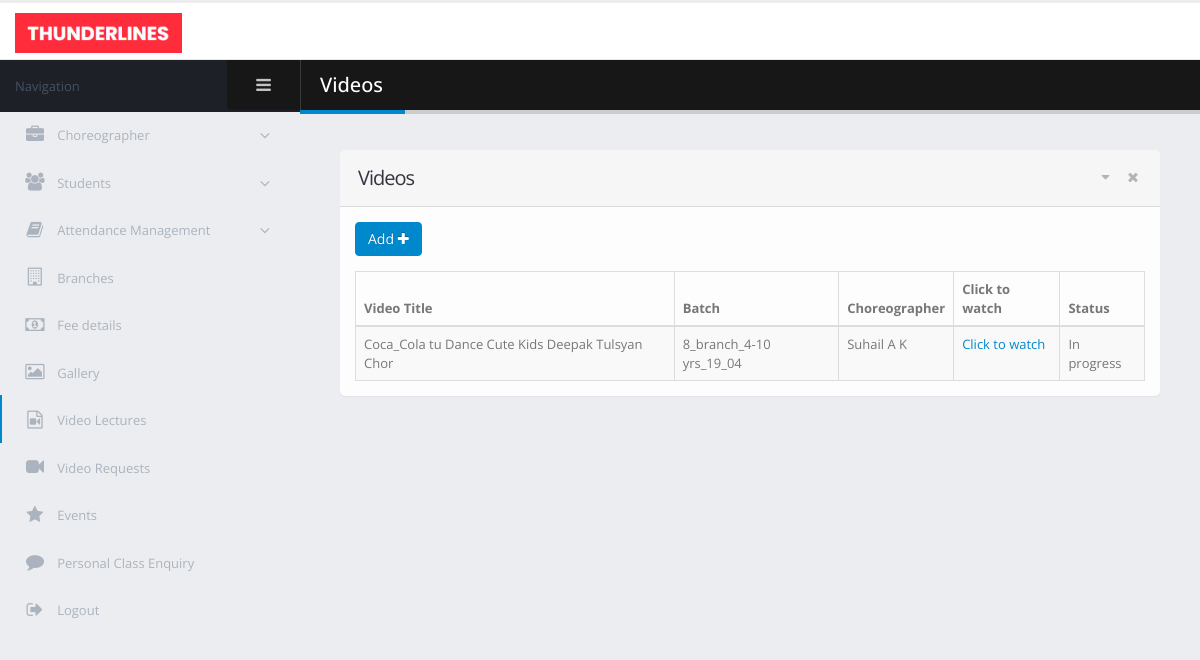
/admin/video_lectures.php, run on the app's committed database.
### tables this page shows
CREATE TABLE `video_class` (
  `video_id` int(11) NOT NULL,
  `video_title` varchar(50) NOT NULL,
  `video_location` text NOT NULL,
  `schedule_id` int(11) NOT NULL,
  `video_status` int(11) NOT NULL
);

CREATE TABLE `batch` (
  `batch_id` int(11) NOT NULL,
  `batch_name` varchar(40) NOT NULL,
  `batch_age_grp` varchar(35) NOT NULL,
  `branch_id` int(11) NOT NULL,
  `choreographer_id` int(11) DEFAULT 0
);

CREATE TABLE `choreographer` (
  `choreographer_id` int(11) NOT NULL,
  `choreographer_name` varchar(50) NOT NULL,
  `choreographer_dob` date NOT NULL,
  `address` varchar(40) NOT NULL,
  `place` varchar(30) NOT NULL,
  `pincode` int(11) NOT NULL,
  `district` varchar(25) NOT NULL,
  `mobile` bigint(12) NOT NULL,
  `email` varchar(25) NOT NULL,
  `sallary` int(11) NOT NULL,
  `qualification` varchar(20) NOT NULL
);

### admin/video_lectures.php (the view, shortened to what this page needs)
<!doctype html>
<html class="fixed">
	<head>
		<link rel="stylesheet" href="assets/vendor/bootstrap/css/bootstrap.css" />
		<link rel="stylesheet" href="assets/vendor/font-awesome/css/font-awesome.css" />
		<link rel="stylesheet" href="assets/vendor/magnific-popup/magnific-popup.css" />
		<link rel="stylesheet" href="assets/vendor/bootstrap-datepicker/css/bootstrap-datepicker3.css" />
		<link rel="stylesheet" href="assets/vendor/jquery-ui/jquery-ui.css" />
		<link rel="stylesheet" href="assets/vendor/jquery-ui/jquery-ui.theme.css" />
		<link rel="stylesheet" href="assets/vendor/bootstrap-multiselect/bootstrap-multiselect.css" />
		<link rel="stylesheet" href="assets/vendor/morris.js/morris.css" />
		<link rel="stylesheet" href="assets/stylesheets/theme.css" />
		<link rel="stylesheet" href="assets/stylesheets/skins/default.css" />
		<link rel="stylesheet" href="assets/stylesheets/theme-custom.css">
	</head>
	<body>
		<section class="body">
			<header class="header">
				<div class="logo-container">
					<a href="homepage.php" class="logo">
						<img src="assets/images/new_logo.png" alt="Porto Admin" height="40"/>
					</a>
				</div>
			</header>
			<div class="inner-wrapper">
				<aside id="sidebar-left" class="sidebar-left">
				    <div class="sidebar-header">
				        <div class="sidebar-title">
				            Navigation
				        </div>
				        <div class="sidebar-toggle hidden-xs" data-toggle-class="sidebar-left-collapsed" data-target="html" data-fire-event="sidebar-left-toggle">
				            <i class="fa fa-bars" aria-label="Toggle sidebar"></i>
				        </div>
				    </div>
				    <div class="nano">
				        <div class="nano-content">
				            <nav id="menu" class="nav-main" role="navigation">
				                <ul class="nav nav-main ">
				                    <li class="nav-parent ">
				                        <a href="#">
				                            <i class="fa fa-briefcase" aria-hidden="true"></i>
				                            <span>Choreographer</span>
				                        </a>
				                    </li>
				                    <li class="nav-parent">
				                        <a href="#">
				                            <i class="fa fa-users" aria-hidden="true"></i>
				                            <span>Students</span>
				                        </a>
				                    </li>
				                    <li class="nav-parent">
				                        <a href="#">
				                            <i class="fa fa-book" aria-hidden="true"></i>
				                            <span>Attendance Management</span>
				                        </a>
				                    </li>
				                    <li>
				                        <a href="branches.php">
				                            <i class="fa fa-building-o" aria-hidden="true"></i>
				                            <span>Branches</span>
				                        </a>
				                    </li>
                                    <li>
                                        <a href="fees_details.php">
                                            <i class="fa fa-money" aria-hidden="true"></i>
                                            <span>Fee details</span>
                                        </a>
                                    </li>
                                    <li>
                                        <a href="gallery.php">
                                            <i class="fa fa-image" aria-hidden="true"></i>
                                            <span>Gallery</span>
                                        </a>
                                    </li>
                                    <li class="nav nav-active">
                                        <a href="video_lectures.php">
                                            <i class="fa fa-file-video-o" aria-hidden="true"></i>
                                            <span>Video Lectures</span>
                                        </a>
                                    </li>
                                    <li>
                                        <a href="video_requests.php">
                                            <i class="fa fa-video-camera" aria-hidden="true"></i>
                                            <span>Video Requests</span>
                                        </a>
                                    </li>
                                    <li>
                                        <a href="event_details.php">
                                            <i class="fa fa-star" aria-hidden="true"></i>
                                            <span>Events</span>
                                        </a>
                                    </li>
                                    <li>
                                        <a href="personal_class_requests.php">
                                            <i class="fa fa-comment" aria-hidden="true"></i>
                                            <span>Personal Class Enquiry</span>
                                        </a>
                                    </li>
				                    <li>
				                        <a href="../login.html">
				                            <i class="fa fa-sign-out" aria-hidden="true"></i>
				                            <span>Logout</span>
				                        </a>
				                    </li>
				                </ul>
				            </nav>
				        </div>
				    </div>
				</aside>
                <section role="main" class="content-body">
                    <header class="page-header">
                        <h2>Videos</h2>
                    </header>
                    <section class="panel">
                        <header class="panel-heading">
                            <div class="panel-actions">
                                <a href="#" class="panel-action panel-action-toggle" data-panel-toggle></a>
                                <a href="#" class="panel-action panel-action-dismiss" data-panel-dismiss></a>
                            </div>
                            <h2 class="panel-title">Videos</h2>
                        </header>
                        <div class="panel-body">
                            <div class="row">
                                <div class="col-sm-6">
                                    <div class="mb-md">
                                        <a href="video_add.php">
                                            <button id="addvideobtn" class="btn btn-primary">Add <i class="fa fa-plus"></i> </button>
                                        </a>
                                    </div>
                                </div>
                            </div>
                            <table class="table table-bordered table-striped mb-none" id="tester_table">
                                <thead>
                                <tr>
                                    <th>Video Title</th>
                                    <th>Batch</th>
				                    <th>Choreographer</th>
				                    <th>Click to watch</th>
				                    <th>Status</th>
                                </tr>
                                </thead>
                                <tbody>
                                <?php
                                $server_name = "localhost";
                                $user_name = "root";
                                $password = "";
                                $database = "dance-academy";
                                $conn = new mysqli($server_name, $user_name, $password, $database);
                                $video_sel = "select video_id, video_title, video_location, schedule_id, video_status from video_class";
                                $res = $conn->query($video_sel);
                                while ($row = $res->fetch_array())
                                {
                                    echo "<tr>";
                                    echo "<td>$row[1]</td>";
                                    $batch_sel = "select batch_name,choreographer_id from batch where batch_id in (select batch_id from schedule where schedule_id='$row[3]')";
                                    $batch_res = mysqli_query($conn, $batch_sel);
                                    while ($row_batch = $batch_res->fetch_array())
                                    {
                                        echo "<td>$row_batch[0]</td>";
                                        if ($row_batch[1]==0)
                                        {
                                            echo "<td>Not assigned</td>";
                                        }
                                        else
                                        {
                                            $choreo_sel = "select choreographer_name from choreographer where choreographer_id ='$row_batch[1]'";
                                            $chore_res = $conn->query($choreo_sel);
                                            while ($choreo_row = $chore_res->fetch_array())
                                            {
                                                echo "<td>$choreo_row[0]</td>";
                                            }
                                        }
                                    }
                                    echo  "<td><a href='http://localhost/dance-academy/admin/$row[2]' target='_blank'>Click to watch</a></td>";
                                    if ($row[4]==0)
                                    {
                                        echo "<td>Completed</td>";
                                    }
                                    else if($row[4]==1)
                                    {
                                        echo "<td>In progress</td>";
                                    }
                                }
                                ?>
                                </tbody>
                            </table>
                        </div>
                    </section>
                </section>
			</div>
		</section>
	</body>
</html>

### admin/assets/stylesheets/skins/default.css (style rules this page uses)
a, .btn-link { color: #0088cc; }
body .btn-primary { color: #ffffff; text-shadow: 0 -1px 0 rgba(0, 0, 0, 0.25); background-color: #0088cc; border-color: #0088cc; }
.page-header h2 { border-bottom-color: #0088cc; }
ul.nav-main > li.nav-active > a { box-shadow: 2px 0 0 #0088cc inset; }

### data on the page
video_class: video_title "Coca_Cola tu Dance Cute Kids Deepak Tulsyan Chor", video_status "In progress"
batch: batch_name "8_branch_4-10 yrs_19_04"
choreographer: choreographer_name "Suhail A K"
